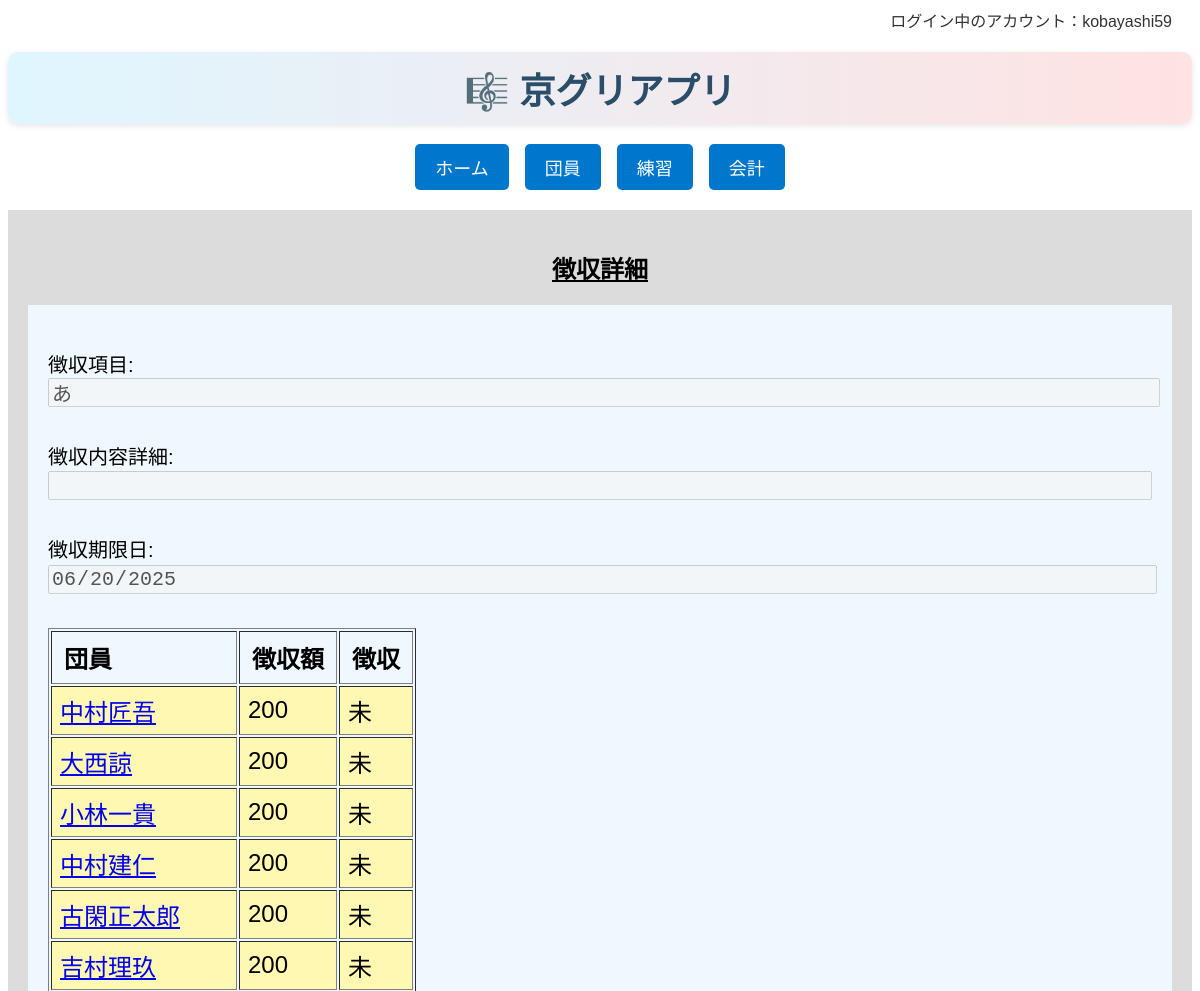
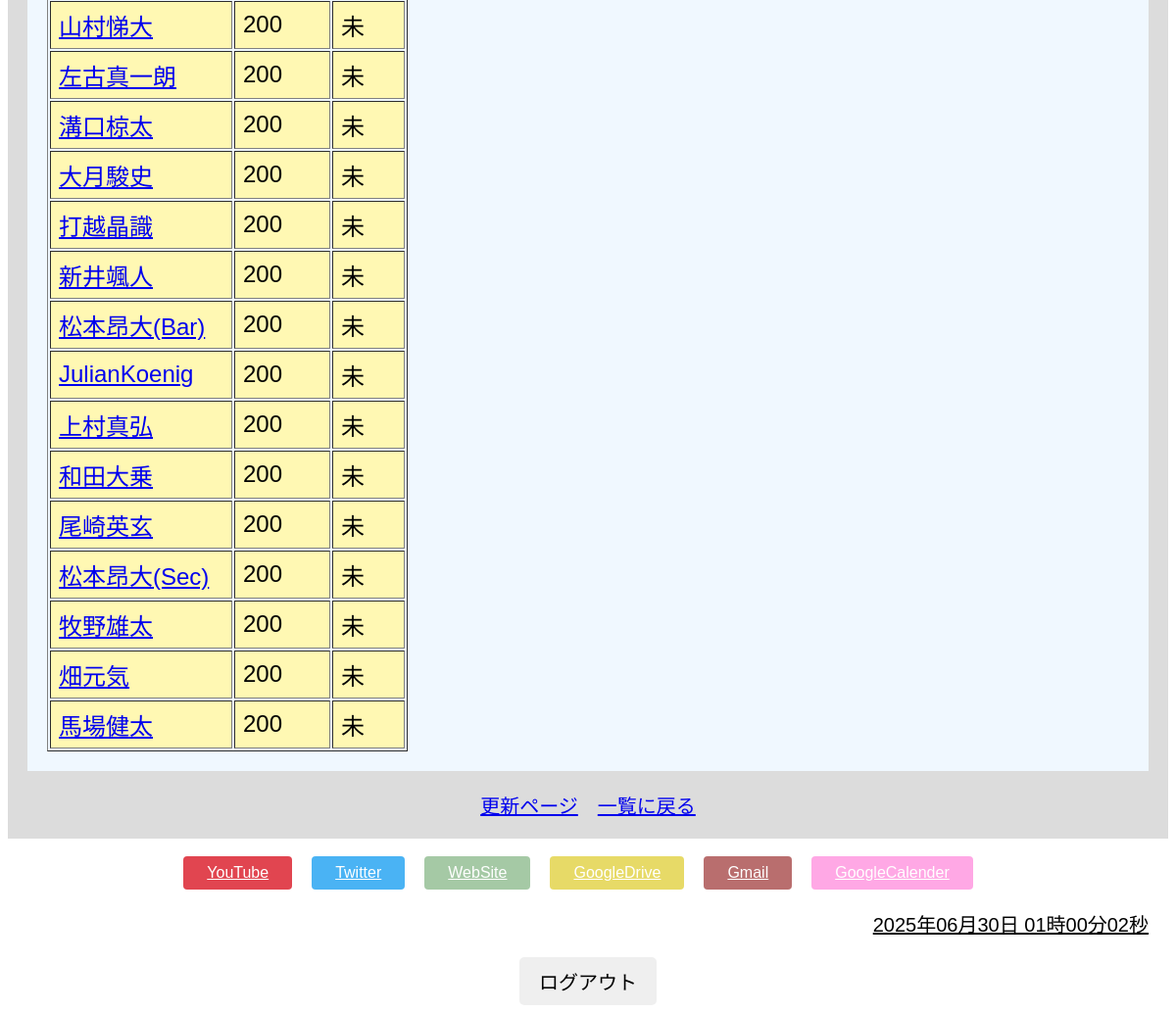
/accounting/collection/9/9/ (signed in), run on the app's committed database (2 pictures, top to bottom).
### accounting/models/collection_models.py (models this page shows, shortened)
class Collection(models.Model):
    title = models.CharField(
        max_length=50,
        verbose_name="徴収項目",
        default=""
    )  # 徴収の名前（例：2025年5月団費）
    content = models.TextField(
        verbose_name="徴収内容",
        blank=True
    )  # 補足内容（空欄可）
    created_at = models.DateTimeField(
        auto_now_add=True,
        verbose_name="作成日"
    )  # 作成日時（自動記録）
    deadline = models.DateField(
        verbose_name="徴収期限日"
    )  # 支払いの締切日

class CollectionRecord(models.Model):
    STATUS_CHOICES = [
        ('未', '未'),       # 未払い
        ('済', '済'),       # 支払済み
        ('不要', '不要'),   # 不要（免除など）
    ]
    collection = models.ForeignKey(
        Collection,
        on_delete=models.CASCADE,
        related_name='records'
    )  # 対象となる徴収項目
    member = models.ForeignKey(
        Member,
        on_delete=models.CASCADE
    )  # 対象団員
    amount = models.PositiveIntegerField(
        verbose_name="徴収額",
        default=0
    )  # 金額（円）
    status = models.CharField(
        max_length=10,
        choices=STATUS_CHOICES,
        default='未',
        verbose_name="徴収ステータス"
    )  # 支払い状況の区分

### member/models.py (models this page shows, shortened)
class Member(models.Model):
    PART_CHOICES = [
        ('top', 'トップ'),
        ('second', 'セカンド'),
        ('baritone', 'バリトン'),
        ('bass', 'ベース'),
    ]
    id = models.UUIDField(
        primary_key=True,
        default=uuid.uuid4,
        editable=False,
        verbose_name="ID"
    )  # 主キーとしてUUIDを使用（安全性・衝突回避）
    name = models.CharField(max_length=100, verbose_name="名前")  # 団員名
    kyogleeid = models.IntegerField(verbose_name="期")  # 何期生か（整数）
    joinyear = models.IntegerField(verbose_name="入団年")  # 入団年度
    faculty = models.CharField(max_length=100, verbose_name="所属")  # 学部など
    part = models.CharField(
        max_length=10,
        choices=PART_CHOICES,
        verbose_name="パート"
    )  # 所属パート（選択式）
    role = models.ManyToManyField(
        Role,
        verbose_name="役職",
        blank=True
    )  # 複数の役職と多対多で紐づけ
    picture = CloudinaryField(
        '画像',
        blank=True,
        null=True
    )  # Cloudinaryに保存されるプロフィール画像
    created_at = models.DateTimeField(
        auto_now_add=True,
        verbose_name="作成日時"
    )  # 登録された日時（自動記録）
    updated_at = models.DateTimeField(
        auto_now=True,
        verbose_name="更新日時"
    )  # 最終更新日時（自動記録）
    user = models.OneToOneField(
        User,
        on_delete=models.CASCADE,
        null=True,
        blank=True
    )  # Djangoのログインユーザーと紐づけ（任意）

### accounting/views/collection_views.py (the view)
# urls.py: path('collection/<int:year>/<int:pk>/', collection_views.collection_detail, name='collection_detail'),  # 詳細
@login_required
def collection_detail(request, year, pk):
    collection = get_object_or_404(Collection, pk=pk)
    form = CollectionForm(instance=collection)
    for field in form.fields.values():
        field.disabled = True
    records = CollectionRecord.objects.filter(collection=collection)\
        .select_related('member').order_by('member__kyogleeid', 'member__name')
    return render(request, 'accounting/collection/collection_detail.html', {
        'form': form,
        'collection': collection,
        'records': records,
    })

### accounting/forms/collection_forms.py
class CollectionForm(forms.ModelForm):
    class Meta:
        model = Collection
        fields = ['title', 'content', 'deadline']
        labels = {
            'title': '徴収項目',
            'content': '徴収内容詳細',
            'deadline': '徴収期限日',
        }
        widgets = {
            'title': forms.TextInput(attrs={'placeholder': '例）2025年度前期団費'}),
            'content': forms.TextInput(attrs={'rows': 5, 'cols': 40, 'class': 'responsive-textarea'}),
            'deadline': forms.DateInput(attrs={'type': 'date'}),  # 日付選択用カレンダー入力
        }

### templates/accounting/collection/collection_detail.html (shortened to what this page needs)
{% extends "base/base.html" %}
{% block body %}
<div class="contents">
    <h2 class="page_name">徴収詳細</h2>
    <div class="register_contents">
        <form method="get" class="register_form">
            {{ form.as_p }}
            <table border="1">
                <thead>
                    <tr>
                        <th style="min-width: 160px;">団員</th>
                        <th>徴収額</th>
                        <th>徴収</th>
                    </tr>
                </thead>
                <tbody>
                    {% for record in records %}
                    <tr {% if record.status == "未" %}style="background-color: #fff8b3;"{% endif %}>
                        <td>
                            <a href="{% url 'member:member_detail' record.member.id %}">
                            {{ record.member.name }}
                            </a>
                        </td>
                        <td>{{ record.amount }}</td>
                        <td>{{ record.status }}</td>
                    </tr>
                    {% endfor %}
                </tbody>
            </table>
        </form>
    </div>
    <div class="save_wrapper">
        <a href="{% url 'accounting:collection_update' collection.id %}" class="button">更新ページ</a>
        <a href="{% url 'accounting:collection_list' year=collection.deadline.year %}" class="button">一覧に戻る</a>
    </div>
</div>
{% endblock %}

### templates/base/base.html (shortened to what this page needs)
<!DOCTYPE html>
<html lang="ja">
<head>
    {% load static %}
    <link rel="stylesheet" href="{% static 'css/base.css' %}">
    <link rel="stylesheet" href="https://maxcdn.bootstrapcdn.com/font-awesome/4.3.0/css/font-awesome.min.css">
</head>
<body>
    <div class="header-row">
        <div class="user-info">
        ログイン中のアカウント：{{ request.user.username }}
        </div>
    </div>
    <h1 class="main-title">🎼 京グリアプリ </h1>
    <div class="main-nav">
    <a href="{% url 'main:index' %}" class="main-nav-btn">ホーム</a>
    <a href="{% url 'member:index' %}" class="main-nav-btn">団員</a>
    <a href="{% url 'practice_management:practice_index' %}" class="main-nav-btn">練習</a>
    <a href="{% url 'accounting:index' %}" class="main-nav-btn">会計</a>
    </div>
    {% block body %}
    {% endblock %}
    <br>
    <div class="link-block">
        <div class="btn-wrapper">
        <a href="https://www.youtube.com/@..." target="_blank" class="btn youtube">YouTube</a>
        <a href="https://x.com/Glee_KU" target="_blank" class="btn twitter">Twitter</a>
        <a href="https://sites.google.com/view/kyotoglee/home" target="_blank" class="btn website">WebSite</a>
        <a href="https://drive.google.com/drive/home" target="_blank" class="btn googledrive">GoogleDrive</a>
        <a href="https://mail.google.com/mail/u/0/#inbox" target="_blank" class="btn gmail">Gmail</a>
        <a href="https://calendar.google.com/calendar/u/0/r" target="_blank" class="btn googlecalender">GoogleCalender</a>
        </div>
    </div>
    <div id="clock" class="clock"></div>
    <footer>
    <div class="logout_wrapper">
        <form action="{% url 'accounts:logout' %}" method="post">
            <button type="submit" class="logout">ログアウト</button>
        </form>
    </div>
    </footer>
</body>
</html>

### static/css/base.css (style rules this page uses)
body { font-family: "Avenir Next", "Hiragino Kaku Gothic ProN W3", sans-serif; }
h1 { font-size: 36px; text-align: center; }
.main-title { font-size: 36px; font-weight: bold; color: #2a4d69; text-align: center; margin: 20px 0; background: linear-gradient(to right, #dff6ff, #ffe2e2); padding: 10px 20px; border-radius: 10px; box-shadow: 0px 2px 6px rgba(0, 0, 0, 0.1); }
h2 { text-align: center; }
.clock { font-size: 20px; text-align: right; padding-right: 20px; text-decoration: underline; }
.header-row { display: flex; justify-content: flex-end; padding: 0 20px 0 20px; }
.user-info { font-size: 16px; color: #333; }
.btn-wrapper { margin-bottom: 20px; display: flex; justify-content: center; }
.btn { padding: 8px 24px; color:rgb(255, 255, 255); opacity:0.8; border-radius: 4px; }
.button { font-size: 20px; border-radius: 5px; margin: 0 10px; }
.youtube { background-color: RGB(218,23,37); margin-right: 20px; }
.twitter { background-color: RGB(29,161,242); margin-right: 20px; }
.website { background-color: darkseagreen; margin-right: 20px; }
.googledrive { background-color: rgb(226, 210, 66); margin-right: 20px; }
.gmail { background-color: rgb(168, 74, 74); margin-right: 20px; }
.googlecalender { background-color: rgb(255, 147, 223); margin-right: 20px; }
.contents { padding: 20px; background-color: gainsboro; }
.page_name { font-size: 24px; text-align: center; text-decoration: underline; }
.register_contents { display: flex; justify-content: center; padding: 20px; background-color: aliceblue; }
.register_form { text-align: left; font-size: 24px; width: 100%; }
.register_form input, .register_form label, .register_form select, .register_form textarea { font-size: 20px; width: 100%; margin-bottom: 10px; }
.save_wrapper { display: flex; justify-content: center; margin-top: 20px; }
.logout_wrapper { display: flex; justify-content: center; margin-top: 20px; }
.logout { font-size: 20px; padding: 10px 20px; border-radius: 5px; border: none; }
.main-nav { display: flex; justify-content: center; gap: 16px; margin: 20px 0; flex-wrap: wrap; }
.main-nav-btn { background-color: #0077cc; color: white; text-decoration: none; padding: 10px 20px; font-size: 18px; border-radius: 5px; text-align: center; }
.responsive-textarea { width: 100%; box-sizing: border-box; resize: vertical; }

### templates/accounting/collection/collection_detail.html (style rules this page uses)
th { padding: 8px 12px; text-align: left; }
td { padding: 6px 8px; }

### data on the page
Collection: title "あ", deadline "06/20/2025"
CollectionRecord: member.name "中村匠吾", amount "200", status "未"
CollectionRecord: member.name "大西諒", amount "200", status "未"
CollectionRecord: member.name "小林一貴", amount "200", status "未"
CollectionRecord: member.name "中村建仁", amount "200", status "未"
CollectionRecord: member.name "古閑正太郎", amount "200", status "未"
CollectionRecord: member.name "吉村理玖", amount "200", status "未"
CollectionRecord: member.name "山村悌大", amount "200", status "未"
CollectionRecord: member.name "左古真一朗", amount "200", status "未"
CollectionRecord: member.name "溝口椋太", amount "200", status "未"
CollectionRecord: member.name "大月駿史", amount "200", status "未"
CollectionRecord: member.name "打越晶識", amount "200", status "未"
CollectionRecord: member.name "新井颯人", amount "200", status "未"
CollectionRecord: member.name "松本昂大(Bar)", amount "200", status "未"
CollectionRecord: member.name "JulianKoenig", amount "200", status "未"
CollectionRecord: member.name "上村真弘", amount "200", status "未"
CollectionRecord: member.name "和田大乗", amount "200", status "未"
CollectionRecord: member.name "尾崎英玄", amount "200", status "未"
CollectionRecord: member.name "松本昂大(Sec)", amount "200", status "未"
CollectionRecord: member.name "牧野雄太", amount "200", status "未"
CollectionRecord: member.name "畑元気", amount "200", status "未"
CollectionRecord: member.name "馬場健太", amount "200", status "未"

### other printed values
{{ request.user.username }} "kobayashi59"
